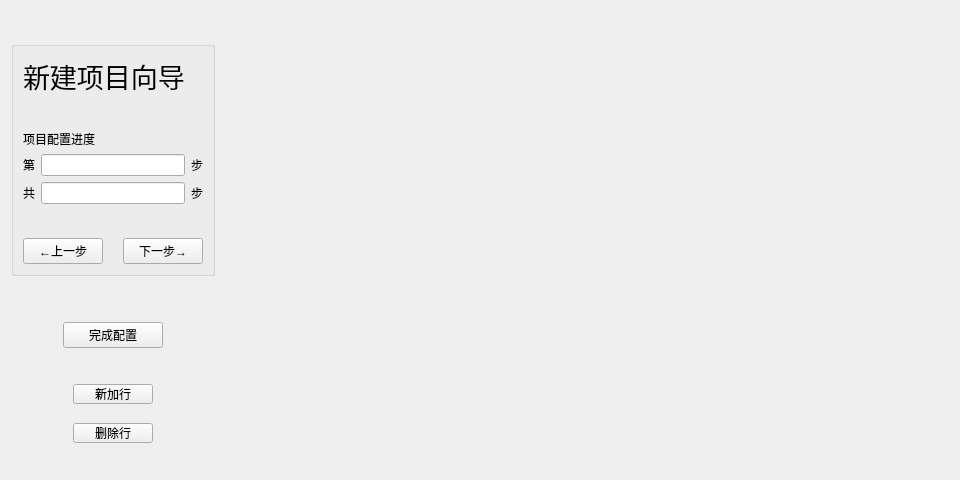
<?xml version="1.0" encoding="UTF-8"?>
<ui version="4.0">
 <class>project_guide</class>
 <widget class="QWidget" name="project_guide">
  <property name="geometry">
   <rect>
    <x>0</x>
    <y>0</y>
    <width>960</width>
    <height>480</height>
   </rect>
  </property>
  <property name="windowTitle">
   <string>Form</string>
  </property>
  <layout class="QGridLayout" name="gridLayout">
   <item row="0" column="0">
    <layout class="QHBoxLayout" name="horizontalLayout_8">
     <item>
      <layout class="QVBoxLayout" name="verticalLayout_9">
       <item>
        <spacer name="verticalSpacer_4">
         <property name="orientation">
          <enum>Qt::Vertical</enum>
         </property>
         <property name="sizeHint" stdset="0">
          <size>
           <width>194</width>
           <height>13</height>
          </size>
         </property>
        </spacer>
       </item>
       <item>
        <layout class="QVBoxLayout" name="verticalLayout_7">
         <property name="sizeConstraint">
          <enum>QLayout::SetFixedSize</enum>
         </property>
         <item>
          <widget class="QGroupBox" name="groupBox">
           <property name="sizePolicy">
            <sizepolicy hsizetype="Fixed" vsizetype="Fixed">
             <horstretch>0</horstretch>
             <verstretch>0</verstretch>
            </sizepolicy>
           </property>
           <property name="maximumSize">
            <size>
             <width>210</width>
             <height>240</height>
            </size>
           </property>
           <property name="title">
            <string/>
           </property>
           <layout class="QVBoxLayout" name="verticalLayout_5">
            <item>
             <layout class="QVBoxLayout" name="verticalLayout_4">
              <item>
               <widget class="QLabel" name="label_6">
                <property name="font">
                 <font>
                  <pointsize>20</pointsize>
                 </font>
                </property>
                <property name="text">
                 <string>新建项目向导</string>
                </property>
               </widget>
              </item>
              <item>
               <spacer name="verticalSpacer_2">
                <property name="orientation">
                 <enum>Qt::Vertical</enum>
                </property>
                <property name="sizeType">
                 <enum>QSizePolicy::Fixed</enum>
                </property>
                <property name="sizeHint" stdset="0">
                 <size>
                  <width>20</width>
                  <height>28</height>
                 </size>
                </property>
               </spacer>
              </item>
             </layout>
            </item>
            <item>
             <layout class="QVBoxLayout" name="verticalLayout_2">
              <item>
               <widget class="QLabel" name="label">
                <property name="text">
                 <string>项目配置进度</string>
                </property>
               </widget>
              </item>
              <item>
               <layout class="QVBoxLayout" name="verticalLayout">
                <item>
                 <layout class="QHBoxLayout" name="horizontalLayout">
                  <item>
                   <widget class="QLabel" name="label_2">
                    <property name="text">
                     <string>第</string>
                    </property>
                   </widget>
                  </item>
                  <item>
                   <widget class="QLineEdit" name="lineEdit1"/>
                  </item>
                  <item>
                   <widget class="QLabel" name="label_3">
                    <property name="text">
                     <string>步</string>
                    </property>
                   </widget>
                  </item>
                 </layout>
                </item>
                <item>
                 <layout class="QHBoxLayout" name="horizontalLayout_2">
                  <item>
                   <widget class="QLabel" name="label_5">
                    <property name="text">
                     <string>共</string>
                    </property>
                   </widget>
                  </item>
                  <item>
                   <widget class="QLineEdit" name="lineEdit2"/>
                  </item>
                  <item>
                   <widget class="QLabel" name="label_4">
                    <property name="text">
                     <string>步</string>
                    </property>
                   </widget>
                  </item>
                 </layout>
                </item>
               </layout>
              </item>
             </layout>
            </item>
            <item>
             <layout class="QVBoxLayout" name="verticalLayout_3">
              <item>
               <spacer name="verticalSpacer">
                <property name="orientation">
                 <enum>Qt::Vertical</enum>
                </property>
                <property name="sizeType">
                 <enum>QSizePolicy::Fixed</enum>
                </property>
                <property name="sizeHint" stdset="0">
                 <size>
                  <width>20</width>
                  <height>28</height>
                 </size>
                </property>
               </spacer>
              </item>
              <item>
               <layout class="QHBoxLayout" name="horizontalLayout_3">
                <property name="spacing">
                 <number>20</number>
                </property>
                <item>
                 <widget class="QPushButton" name="before">
                  <property name="text">
                   <string>←上一步</string>
                  </property>
                 </widget>
                </item>
                <item>
                 <widget class="QPushButton" name="next">
                  <property name="font">
                   <font>
                    <weight>50</weight>
                    <bold>false</bold>
                   </font>
                  </property>
                  <property name="text">
                   <string>下一步→</string>
                  </property>
                 </widget>
                </item>
               </layout>
              </item>
             </layout>
            </item>
           </layout>
          </widget>
         </item>
         <item>
          <layout class="QVBoxLayout" name="verticalLayout_6">
           <property name="sizeConstraint">
            <enum>QLayout::SetFixedSize</enum>
           </property>
           <item>
            <spacer name="verticalSpacer_3">
             <property name="orientation">
              <enum>Qt::Vertical</enum>
             </property>
             <property name="sizeType">
              <enum>QSizePolicy::Fixed</enum>
             </property>
             <property name="sizeHint" stdset="0">
              <size>
               <width>20</width>
               <height>40</height>
              </size>
             </property>
            </spacer>
           </item>
           <item>
            <layout class="QHBoxLayout" name="horizontalLayout_4">
             <property name="sizeConstraint">
              <enum>QLayout::SetFixedSize</enum>
             </property>
             <item>
              <spacer name="horizontalSpacer">
               <property name="orientation">
                <enum>Qt::Horizontal</enum>
               </property>
               <property name="sizeType">
                <enum>QSizePolicy::Fixed</enum>
               </property>
               <property name="sizeHint" stdset="0">
                <size>
                 <width>40</width>
                 <height>20</height>
                </size>
               </property>
              </spacer>
             </item>
             <item>
              <widget class="QPushButton" name="OK">
               <property name="maximumSize">
                <size>
                 <width>100</width>
                 <height>30</height>
                </size>
               </property>
               <property name="text">
                <string>完成配置</string>
               </property>
              </widget>
             </item>
             <item>
              <spacer name="horizontalSpacer_2">
               <property name="orientation">
                <enum>Qt::Horizontal</enum>
               </property>
               <property name="sizeType">
                <enum>QSizePolicy::Fixed</enum>
               </property>
               <property name="sizeHint" stdset="0">
                <size>
                 <width>40</width>
                 <height>20</height>
                </size>
               </property>
              </spacer>
             </item>
            </layout>
           </item>
          </layout>
         </item>
        </layout>
       </item>
       <item>
        <spacer name="verticalSpacer_6">
         <property name="orientation">
          <enum>Qt::Vertical</enum>
         </property>
         <property name="sizeHint" stdset="0">
          <size>
           <width>194</width>
           <height>13</height>
          </size>
         </property>
        </spacer>
       </item>
       <item>
        <layout class="QVBoxLayout" name="verticalLayout_8">
         <item>
          <layout class="QHBoxLayout" name="horizontalLayout_5">
           <item>
            <spacer name="horizontalSpacer_3">
             <property name="orientation">
              <enum>Qt::Horizontal</enum>
             </property>
             <property name="sizeType">
              <enum>QSizePolicy::Fixed</enum>
             </property>
             <property name="sizeHint" stdset="0">
              <size>
               <width>37</width>
               <height>20</height>
              </size>
             </property>
            </spacer>
           </item>
           <item>
            <widget class="QPushButton" name="addRow">
             <property name="maximumSize">
              <size>
               <width>80</width>
               <height>20</height>
              </size>
             </property>
             <property name="text">
              <string>新加行</string>
             </property>
            </widget>
           </item>
           <item>
            <spacer name="horizontalSpacer_4">
             <property name="orientation">
              <enum>Qt::Horizontal</enum>
             </property>
             <property name="sizeType">
              <enum>QSizePolicy::Fixed</enum>
             </property>
             <property name="sizeHint" stdset="0">
              <size>
               <width>37</width>
               <height>20</height>
              </size>
             </property>
            </spacer>
           </item>
          </layout>
         </item>
         <item>
          <spacer name="verticalSpacer_7">
           <property name="orientation">
            <enum>Qt::Vertical</enum>
           </property>
           <property name="sizeHint" stdset="0">
            <size>
             <width>194</width>
             <height>13</height>
            </size>
           </property>
          </spacer>
         </item>
         <item>
          <layout class="QHBoxLayout" name="horizontalLayout_6">
           <item>
            <spacer name="horizontalSpacer_5">
             <property name="orientation">
              <enum>Qt::Horizontal</enum>
             </property>
             <property name="sizeType">
              <enum>QSizePolicy::Fixed</enum>
             </property>
             <property name="sizeHint" stdset="0">
              <size>
               <width>37</width>
               <height>20</height>
              </size>
             </property>
            </spacer>
           </item>
           <item>
            <widget class="QPushButton" name="pushButton_3">
             <property name="maximumSize">
              <size>
               <width>80</width>
               <height>20</height>
              </size>
             </property>
             <property name="text">
              <string>删除行</string>
             </property>
            </widget>
           </item>
           <item>
            <spacer name="horizontalSpacer_6">
             <property name="orientation">
              <enum>Qt::Horizontal</enum>
             </property>
             <property name="sizeType">
              <enum>QSizePolicy::Fixed</enum>
             </property>
             <property name="sizeHint" stdset="0">
              <size>
               <width>37</width>
               <height>20</height>
              </size>
             </property>
            </spacer>
           </item>
          </layout>
         </item>
         <item>
          <spacer name="verticalSpacer_8">
           <property name="orientation">
            <enum>Qt::Vertical</enum>
           </property>
           <property name="sizeHint" stdset="0">
            <size>
             <width>194</width>
             <height>13</height>
            </size>
           </property>
          </spacer>
         </item>
         <item>
          <spacer name="verticalSpacer_5">
           <property name="orientation">
            <enum>Qt::Vertical</enum>
           </property>
           <property name="sizeHint" stdset="0">
            <size>
             <width>194</width>
             <height>13</height>
            </size>
           </property>
          </spacer>
         </item>
        </layout>
       </item>
      </layout>
     </item>
     <item>
      <spacer name="space">
       <property name="orientation">
        <enum>Qt::Horizontal</enum>
       </property>
       <property name="sizeHint" stdset="0">
        <size>
         <width>708</width>
         <height>20</height>
        </size>
       </property>
      </spacer>
     </item>
    </layout>
   </item>
  </layout>
 </widget>
 <resources/>
 <connections/>
</ui>
